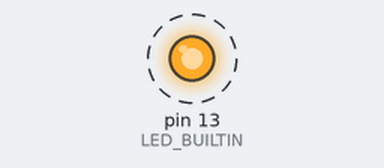
This sketch was run on a simulated Arduino Nano, built with avr-gcc and run on an emulated ATmega328P. On the bench: output pins drawn as LEDs (lit = HIGH). Dashed ring = blinking. What the sketch prints to the serial monitor is not drawn.

Above: at 0.2 s.
Timing chart, 0 to 3.0 s (numbered marks = the images above):
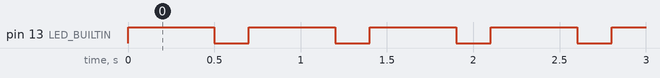

Measured:
- by itself, pin 13 (LED_BUILTIN): alternates HIGH for 0.50 s and LOW for 0.20 s

The sketch:

ArduinoBlinkTest.ino
```cpp
// 아두이노 연결 테스트 - LED 블링크
// Arduino Nano 내장 LED (13번 핀) 사용

void setup() {
  // 13번 핀을 출력으로 설정
  pinMode(LED_BUILTIN, OUTPUT);

  // 시리얼 통신 시작 (옵션 - 연결 확인용)
  Serial.begin(9600);
  Serial.println("Arduino Connected!");
}

void loop() {
  digitalWrite(LED_BUILTIN, HIGH);  // LED 켜기
  Serial.println("LED ON");
  delay(500);                       // 1초 대기

  digitalWrite(LED_BUILTIN, LOW);   // LED 끄기
  Serial.println("LED OFF");
  delay(200);                       // 1초 대기
}
```
